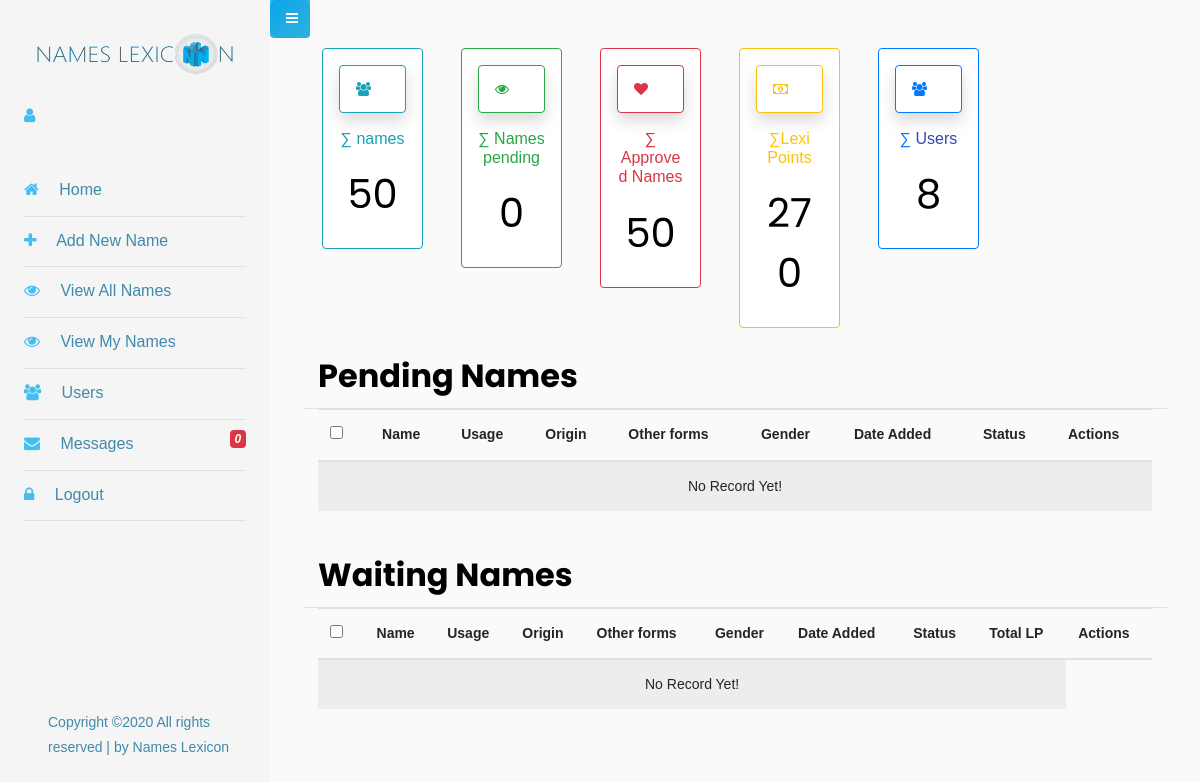
Before: /admin/index.php (signed in) with the older database file.
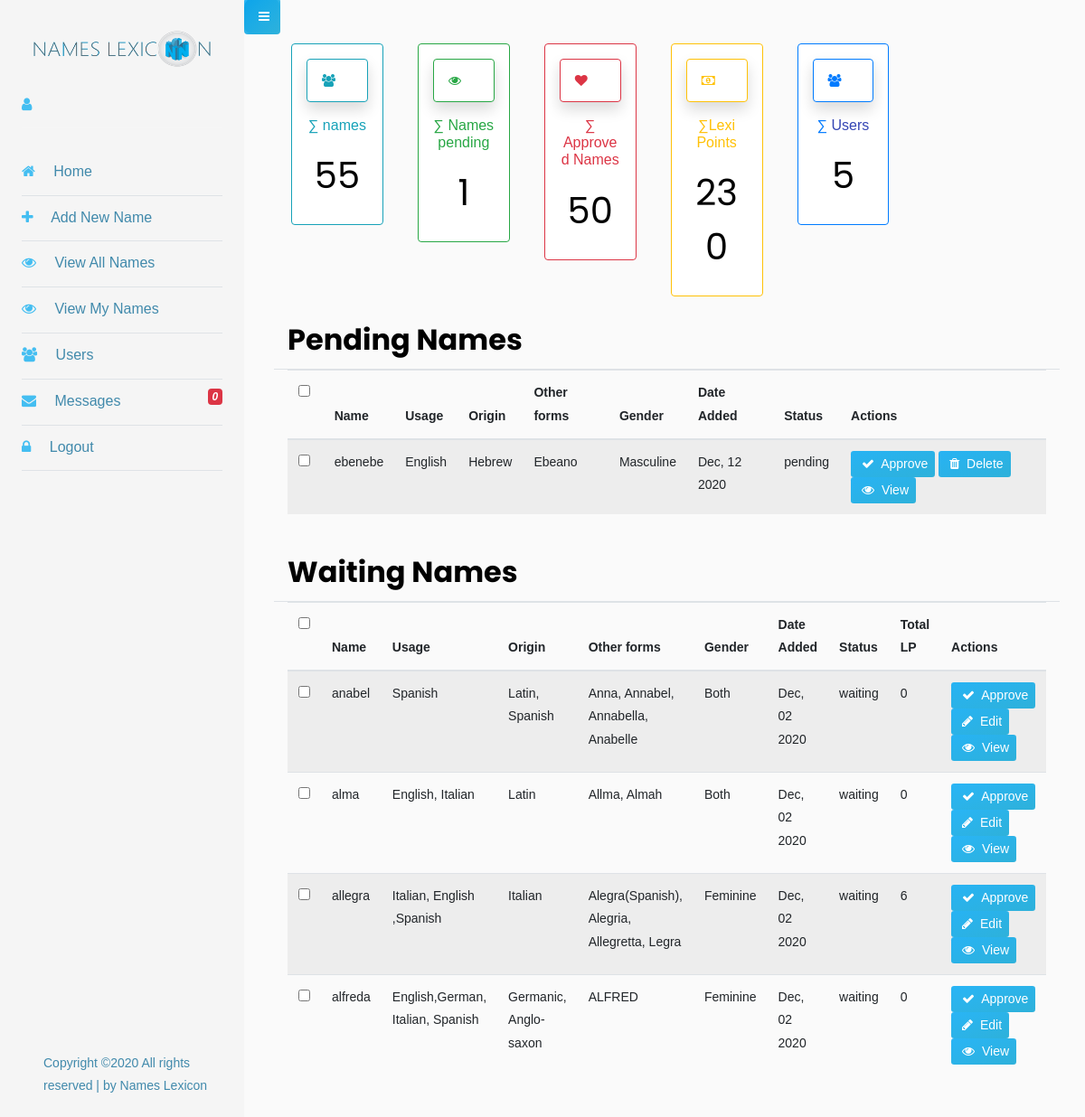
After: the same page with the newer database file.
### tables this page shows
CREATE TABLE `names` (
  `namesId` int(10) NOT NULL,
  `name` varchar(70) NOT NULL COMMENT 'name of a person',
  `otherForms` varchar(150) NOT NULL COMMENT 'Other forms of the name\r\n',
  `nameUsage` varchar(200) DEFAULT NULL,
  `gender` varchar(15) NOT NULL COMMENT 'the gender of the person',
  `origin` text NOT NULL COMMENT 'origin of the name',
  `pronounce` varchar(200) NOT NULL COMMENT 'how to prnounce the name',
  `meaning` text NOT NULL COMMENT 'The meaning of the name',
  `history` text NOT NULL COMMENT 'history of the name',
  `personality` mediumtext DEFAULT NULL COMMENT 'the personality trait associated with the name',
  `addedBy` int(10) NOT NULL COMMENT 'ID of the User who added this name',
  `status` enum('pending','approved','waiting') NOT NULL DEFAULT 'pending',
  `approvedBy` int(11) DEFAULT NULL,
  `published` enum('0','1') NOT NULL DEFAULT '0',
  `publishedAt` datetime DEFAULT NULL,
  `date_created` datetime NOT NULL COMMENT 'date the name was added',
  `date_updated` datetime DEFAULT NULL COMMENT 'date the details was changed'
);

### api/adminCtrl.php (the view, shortened to what the changed rows need)
<?php
class Admin extends Database{
public function getNewlyAddedNames(){
    $con          = self::con();
    $query        = $con->query("SELECT * FROM `names` WHERE `status`='pending' ORDER BY `date_created` DESC");
    if($query){
         if($query->num_rows>0){
                 while($row = $query->fetch_assoc()){
                         echo ' <tr>
                                 <td> <span class="custom-checkbox"> <input type="checkbox" id="'.$row['namesId'].'"> <label for="'.$row['namesId'].'"></label> </span> </td>
                                 <td>'.$row['name'].'</td>
                                 <td>'.$row['nameUsage'].'</td>
                                 <td>'.$row['origin'].'</td>
                                 <td>'.$row['otherForms'].'</td>
                                 <td>'.$row['gender'].'</td>
                                 <td>'.date("M, d Y",strtotime($row['date_created'])).'</td>
                                 <td>'.$row['status'].'</td>
                                 <td>
                                 <a href="#" class="approveName btn btn-sm btn-primary" id ="'.$row['namesId'].'"  data-toggle="modal" data-target="#modal_aside_right_2"><i class="fa fa-check mx-1" ></i> Approve</a>
                                 <a href="#" class="deleteName btn btn-sm btn-primary"  id ="'.$row['namesId'].'"><i class="fa fa-trash mx-1" data-toggle="tooltip"  title="Delete this name"></i> Delete</a>
                                 <a href="#myModal2" class="viewName btn btn-sm btn-primary" id ="'.$row['namesId'].'" data-toggle="modal" data-target="#myModal2"><i class="fa fa-eye mx-1" data-toggle="tooltip" title="View details"></i> View </a>
                                 </td>
                             </tr>  ';
                     }
                 }else{
                     echo '<tr> <td colspan ="9" class ="text-center">No Record Yet!</td>  </tr>';
                 }
         }
    }
public function getWaitingNames(){
   $con          = self::con();
   $query        = $con->query("SELECT * FROM `names` WHERE `status`='waiting' ORDER BY `date_created` DESC");
   if($query){
        if($query->num_rows>0){
                while($row = $query->fetch_assoc()){
                        echo ' <tr>
                                <td> <span class="custom-checkbox"> <input type="checkbox" id="'.$row['namesId'].'"> <label for="'.$row['namesId'].'"></label> </span> </td>
                                <td>'.$row['name'].'</td>
                                <td>'.$row['nameUsage'].'</td>
                                <td>'.$row['origin'].'</td>
                                <td>'.$row['otherForms'].'</td>
                                <td>'.$row['gender'].'</td>
                                <td>'.date("M, d Y",strtotime($row['date_created'])).'</td>
                                <td>'.$row['status'].'</td>
                                <td>'.$this->getLpByName($row['addedBy'],$row['namesId']).'</td>
                                <td>
                                <a href="#" class="approveName btn btn-sm btn-primary" id ="'.$row['namesId'].'"><i class="fa fa-check mx-1" ></i> Approve </a>
                                <a href="index.php?pg=editName&nId='.$row['namesId'].'" class="btn btn-sm btn-primary"  id ="'.$row['namesId'].'"><i class="fa fa-pencil mx-1" data-toggle="tooltip"  title="Edit this name"></i> Edit</a>
                                <a href="#myModal2" class="viewName btn btn-sm btn-primary" id ="'.$row['namesId'].'" data-toggle="modal" data-target="#myModal2"><i class="fa fa-eye mx-1" data-toggle="tooltip" title="View details"></i> View </a>
                                </td>
                            </tr>  ';
                    }
                }else{
                    echo '<tr> <td colspan ="9" class ="text-center">No Record Yet!</td>  </tr>';
                }
        }
   }
public function getTotalPendingNames(){
    $con   = self::con();
    $query = $con->query("SELECT * FROM `names` WHERE `status`='pending'");
    $total = $query->num_rows;
    return $total;
}
public function getTotalApprovedNames(){
    $con   = self::con();
    $query = $con->query("SELECT * FROM `names` WHERE `status`='approved'");
    $total = $query->num_rows;
    return $total;
}
public function getTotalAddedNames(){
    $con   = self::con();
    $query = $con->query("SELECT * FROM `names`");
    $total = $query->num_rows;
    return $total;
}
public function getTotalLexiPoints(){
    $con   = self::con();
    $query = $con->query("SELECT  SUM(`lexiPoints`) AS totalLexi FROM `members`");
    $row   = $query->fetch_assoc();
    $total = number_format($row['totalLexi'],0,".",",");
    return $total;
}
public function getLpByName($memId,$nameId){
    $con   = self::con();
    $query = $con->query("SELECT  SUM(`name`+`gender`+`n_usage`+`origin`+`history`+`meaning`+`pronounce`+`otherForms`) AS totalLexi FROM `lexipoints` WHERE `memId` ='$memId' AND `namesId` ='$nameId'");
    $row   = $query->fetch_assoc();
    $total = number_format($row['totalLexi'],0,".",",");
    return $total;
}
public function getTotalUsers(){
    $con   = self::con();
    $query = $con->query("SELECT * FROM `members`");
    $total = $query->num_rows;
    $total = number_format($total,0,".",",");
    return $total;
}
 }

### admin/assets/temp/home.php (shortened to what the changed rows need)
<div class="col-md-12">
     <div class="row w-100">
        <div class="col-md-2">
            <div class="card border-info mx-sm-1 p-3">
                <div class="card border-info shadow text-info p-3 my-card" ><span class="fa fa-users" aria-hidden="true"></span></div>
                <div class="text-info text-center mt-3"><h6>&sum; <a href ="?pg=viewAllNames" class ="text-info"> names </a> </h6></div>
                <div class="text-info text-center mt-2"><h1><?php echo $admin->getTotalAddedNames(); ?></h1></div>
            </div>
        </div>
        <div class="col-md-2">
            <div class="card border-success mx-sm-1 p-3">
                <div class="card border-success shadow text-success p-3 my-card"><span class="fa fa-eye" aria-hidden="true"></span></div>
                <div class="text-success text-center mt-3"><h6>&sum; <a href ="?pg=viewAllNames" class ="text-success"> Names pending </a> </h6></div>
                <div class="text-success text-center mt-2"><h1><?php echo $admin->getTotalPendingNames(); ?></h1></div>
            </div>
        </div>
        <div class="col-md-2">
            <div class="card border-danger mx-sm-1 p-3">
                <div class="card border-danger shadow text-danger p-3 my-card" ><span class="fa fa-heart" aria-hidden="true"></span></div>
                <div class="text-danger text-center mt-3"><h6>&sum; <a href ="?pg=viewAllNames" class ="text-danger"> Approved Names</a> </h6></div>
                <div class="text-danger text-center mt-2"><h1><?php echo $admin->getTotalApprovedNames(); ?></h1></div>
            </div>
        </div>
        <div class="col-md-2">
            <div class="card border-warning mx-sm-1 p-3">
                <div class="card border-warning shadow text-warning p-3 my-card" ><span class="fa fa-money" aria-hidden="true"></span></div>
                <div class="text-warning text-center mt-3"><h6> &sum;Lexi Points</h6></div>
                <div class="text-warning text-center mt-2"><h1><?php echo $admin->getTotalLexiPoints(); ?></h1></div>
            </div>
        </div>
        <div class="col-md-2">
            <div class="card border-primary mx-sm-1 p-3">
                <div class="card border-primary shadow text-primary p-3 my-card" ><span class="fa fa-users" aria-hidden="true"></span></div>
                <div class="text-primary text-center mt-3"><h6> &sum; <a href ="?pg=users"> Users </a></h6></div>
                <div class="text-primary text-center mt-2"><h1><?php echo $admin->getTotalUsers(); ?></h1></div>
            </div>
        </div>
     </div>
</div>
<div class="col-md-12">
		<div class="row mt-4 border-bottom">
			<div class="col-md-5"> <h2><b> Pending Names </b></h2></div>
			 <div class="col-md-7">
			  </div>
		</div>
	<table class="table table-striped table-hover" id ="newlyAddedNames">
		<thead>
			<tr>
				<th> <span class="custom-checkbox"> <input type="checkbox" id="selectAll"> <label for="selectAll"></label> </span> </th>
				<th>Name</th>
				<th>Usage</th>
				<th>Origin</th>
				<th>Other forms</th>
				<th>Gender</th>
				<th>Date Added</th>
				<th>Status</th>
				<th>Actions</th>
			</tr>
		</thead>
		<tbody>
			<?php  $admin->getNewlyAddedNames(); ?>
		</tbody>
	</table>
</div>
<div class="col-md-12">
		<div class="row mt-4 border-bottom">
			<div class="col-md-5"> <h2><b> Waiting Names </b></h2></div>
			 <div class="col-md-7">
			  </div>
		</div>
	<table class="table table-striped table-hover" id ="waitingNames">
		<thead>
			<tr>
				<th> <span class="custom-checkbox"> <input type="checkbox" id="selectAll"> <label for="selectAll"></label> </span> </th>
				<th>Name</th>
				<th>Usage</th>
				<th>Origin</th>
				<th>Other forms</th>
				<th>Gender</th>
				<th>Date Added</th>
				<th>Status</th>
				<th>Total LP</th>
				<th>Actions</th>
			</tr>
		</thead>
		<tbody>
			<?php  $admin->getWaitingNames(); ?>
		</tbody>
	</table>
</div>

Changed rows visible on the page:
added names: name "ebenebe", nameUsage "English", origin "Hebrew", otherForms "Ebeano", gender "Masculine", date_created "Dec, 12 2020", status "pending", shown under "Pending Names"
now on this page (row edited): names: name "anabel", nameUsage "Spanish", origin "Latin, Spanish", otherForms "Anna, Annabel, Annabella, Anabelle", gender "Both", date_created "Dec, 02 2020", status "waiting", LpByName "0", shown under "Waiting Names"
now on this page (row edited): names: name "alma", nameUsage "English, Italian", origin "Latin", otherForms "Allma, Almah", gender "Both", date_created "Dec, 02 2020", status "waiting", LpByName "0", shown under "Waiting Names"
now on this page (row edited): names: name "allegra", nameUsage "Italian, English ,Spanish", origin "Italian", otherForms "Alegra(Spanish), Alegria, Allegretta, Legra", gender "Feminine", date_created "Dec, 02 2020", status "waiting", LpByName "6", shown under "Waiting Names"
now on this page (row edited): names: name "alfreda", nameUsage "English,German, Italian, Spanish", origin "Germanic, Anglo-saxon", otherForms "ALFRED", gender "Feminine", date_created "Dec, 02 2020", status "waiting", LpByName "0", shown under "Waiting Names"
Other visible differences:
$admin->getTotalAddedNames(): "50" → "55"
$admin->getTotalPendingNames(): "0" → "1"
$admin->getTotalLexiPoints(): "270" → "230"
$admin->getTotalUsers(): "8" → "5"
text no longer shown: "No Record Yet! No Record Yet!"
